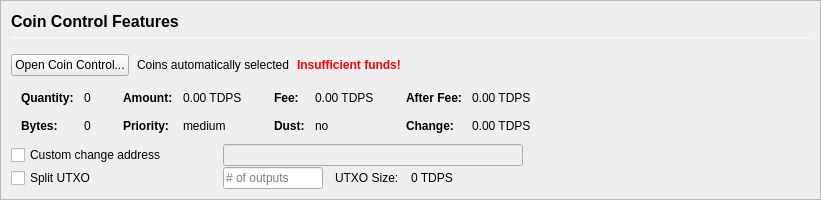
         <widget class="QFrame" name="frameCoinControl">
          <property name="sizePolicy">
           <sizepolicy hsizetype="Expanding" vsizetype="Expanding">
            <horstretch>0</horstretch>
            <verstretch>0</verstretch>
           </sizepolicy>
          </property>
          <property name="maximumSize">
           <size>
            <width>16777215</width>
            <height>16777215</height>
           </size>
          </property>
          <property name="frameShape">
           <enum>QFrame::StyledPanel</enum>
          </property>
          <property name="frameShadow">
           <enum>QFrame::Sunken</enum>
          </property>
          <layout class="QVBoxLayout" name="verticalLayoutCoinControl2">
           <property name="spacing">
            <number>0</number>
           </property>
           <property name="margin">
            <number>0</number>
           </property>
           <item>
            <widget class="QFrame" name="frameCoinControl_BG">
             <layout class="QVBoxLayout" name="verticalLayoutCoinControl" stretch="0,0,0,0,0,0">
              <property name="spacing">
               <number>1</number>
              </property>
              <property name="leftMargin">
               <number>10</number>
              </property>
              <property name="topMargin">
               <number>10</number>
              </property>
              <item>
               <layout class="QHBoxLayout" name="horizontalLayoutCoinControl1">
                <property name="bottomMargin">
                 <number>15</number>
                </property>
                <item>
                 <layout class="QVBoxLayout" name="verticalLayout_3">
                  <property name="spacing">
                   <number>6</number>
                  </property>
                  <item>
                   <widget class="QLabel" name="labelCoinControlFeatures">
                    <property name="sizePolicy">
                     <sizepolicy hsizetype="Preferred" vsizetype="Maximum">
                      <horstretch>0</horstretch>
                      <verstretch>0</verstretch>
                     </sizepolicy>
                    </property>
                    <property name="minimumSize">
                     <size>
                      <width>0</width>
                      <height>20</height>
                     </size>
                    </property>
                    <property name="font">
                     <font>
                      <pointsize>12</pointsize>
                      <weight>75</weight>
                      <bold>true</bold>
                     </font>
                    </property>
                    <property name="styleSheet">
                     <string notr="true">font-weight:bold;</string>
                    </property>
                    <property name="text">
                     <string>Coin Control Features</string>
                    </property>
                   </widget>
                  </item>
                  <item>
                   <widget class="Line" name="line">
                    <property name="minimumSize">
                     <size>
                      <width>0</width>
                      <height>1</height>
                     </size>
                    </property>
                    <property name="maximumSize">
                     <size>
                      <width>16777215</width>
                      <height>1</height>
                     </size>
                    </property>
                    <property name="orientation">
                     <enum>Qt::Horizontal</enum>
                    </property>
                   </widget>
                  </item>
                 </layout>
                </item>
               </layout>
              </item>
              <item>
               <layout class="QHBoxLayout" name="horizontalLayoutCoinControl2" stretch="0,0,0,0">
                <property name="spacing">
                 <number>8</number>
                </property>
                <property name="bottomMargin">
                 <number>10</number>
                </property>
                <item>
                 <widget class="QPushButton" name="pushButtonCoinControl">
                  <property name="styleSheet">
                   <string notr="true"/>
                  </property>
                  <property name="text">
                   <string>Open Coin Control...</string>
                  </property>
                  <property name="autoDefault">
                   <bool>false</bool>
                  </property>
                 </widget>
                </item>
                <item>
                 <widget class="QLabel" name="labelCoinControlAutomaticallySelected">
                  <property name="text">
                   <string>Coins automatically selected</string>
                  </property>
                  <property name="margin">
                   <number>5</number>
                  </property>
                 </widget>
                </item>
                <item>
                 <widget class="QLabel" name="labelCoinControlInsuffFunds">
                  <property name="font">
                   <font>
                    <weight>75</weight>
                    <bold>true</bold>
                   </font>
                  </property>
                  <property name="styleSheet">
                   <string notr="true">color:red;font-weight:bold;</string>
                  </property>
                  <property name="text">
                   <string>Insufficient funds!</string>
                  </property>
                  <property name="margin">
                   <number>5</number>
                  </property>
                 </widget>
                </item>
                <item>
                 <spacer name="horizontalSpacerCoinControl">
                  <property name="orientation">
                   <enum>Qt::Horizontal</enum>
                  </property>
                  <property name="sizeHint" stdset="0">
                   <size>
                    <width>40</width>
                    <height>1</height>
                   </size>
                  </property>
                 </spacer>
                </item>
               </layout>
              </item>
              <item>
               <widget class="QWidget" name="widgetCoinControl" native="true">
                <property name="sizePolicy">
                 <sizepolicy hsizetype="Preferred" vsizetype="Preferred">
                  <horstretch>0</horstretch>
                  <verstretch>0</verstretch>
                 </sizepolicy>
                </property>
                <property name="minimumSize">
                 <size>
                  <width>0</width>
                  <height>0</height>
                 </size>
                </property>
                <property name="styleSheet">
                 <string notr="true"/>
                </property>
                <layout class="QHBoxLayout" name="horizontalLayoutCoinControl5">
                 <property name="margin">
                  <number>0</number>
                 </property>
                 <item>
                  <layout class="QHBoxLayout" name="horizontalLayoutCoinControl3" stretch="0,0,0,1">
                   <property name="spacing">
                    <number>20</number>
                   </property>
                   <property name="topMargin">
                    <number>0</number>
                   </property>
                   <property name="bottomMargin">
                    <number>10</number>
                   </property>
                   <item>
                    <layout class="QFormLayout" name="formLayoutCoinControl1">
                     <property name="horizontalSpacing">
                      <number>10</number>
                     </property>
                     <property name="verticalSpacing">
                      <number>14</number>
                     </property>
                     <property name="leftMargin">
                      <number>10</number>
                     </property>
                     <property name="topMargin">
                      <number>4</number>
                     </property>
                     <property name="rightMargin">
                      <number>6</number>
                     </property>
                     <item row="0" column="0">
                      <widget class="QLabel" name="labelCoinControlQuantityText">
                       <property name="font">
                        <font>
                         <weight>75</weight>
                         <bold>true</bold>
                        </font>
                       </property>
                       <property name="text">
                        <string>Quantity:</string>
                       </property>
                       <property name="margin">
                        <number>0</number>
                       </property>
                      </widget>
                     </item>
                     <item row="0" column="1">
                      <widget class="QLabel" name="labelCoinControlQuantity">
                       <property name="cursor">
                        <cursorShape>IBeamCursor</cursorShape>
                       </property>
                       <property name="contextMenuPolicy">
                        <enum>Qt::ActionsContextMenu</enum>
                       </property>
                       <property name="text">
                        <string notr="true">0</string>
                       </property>
                       <property name="margin">
                        <number>0</number>
                       </property>
                       <property name="textInteractionFlags">
                        <set>Qt::LinksAccessibleByMouse|Qt::TextSelectableByKeyboard|Qt::TextSelectableByMouse</set>
                       </property>
                      </widget>
                     </item>
                     <item row="1" column="0">
                      <widget class="QLabel" name="labelCoinControlBytesText">
                       <property name="font">
                        <font>
                         <weight>75</weight>
                         <bold>true</bold>
                        </font>
                       </property>
                       <property name="text">
                        <string>Bytes:</string>
                       </property>
                      </widget>
                     </item>
                     <item row="1" column="1">
                      <widget class="QLabel" name="labelCoinControlBytes">
                       <property name="cursor">
                        <cursorShape>IBeamCursor</cursorShape>
                       </property>
                       <property name="contextMenuPolicy">
                        <enum>Qt::ActionsContextMenu</enum>
                       </property>
                       <property name="text">
                        <string notr="true">0</string>
                       </property>
                       <property name="textInteractionFlags">
                        <set>Qt::LinksAccessibleByMouse|Qt::TextSelectableByKeyboard|Qt::TextSelectableByMouse</set>
                       </property>
                      </widget>
                     </item>
                    </layout>
                   </item>
                   <item>
                    <layout class="QFormLayout" name="formLayoutCoinControl2">
                     <property name="horizontalSpacing">
                      <number>10</number>
                     </property>
                     <property name="verticalSpacing">
                      <number>14</number>
                     </property>
                     <property name="leftMargin">
                      <number>6</number>
                     </property>
                     <property name="topMargin">
                      <number>4</number>
                     </property>
                     <property name="rightMargin">
                      <number>6</number>
                     </property>
                     <item row="0" column="0">
                      <widget class="QLabel" name="labelCoinControlAmountText">
                       <property name="font">
                        <font>
                         <weight>75</weight>
                         <bold>true</bold>
                        </font>
                       </property>
                       <property name="text">
                        <string>Amount:</string>
                       </property>
                       <property name="margin">
                        <number>0</number>
                       </property>
                      </widget>
                     </item>
                     <item row="0" column="1">
                      <widget class="QLabel" name="labelCoinControlAmount">
                       <property name="cursor">
                        <cursorShape>IBeamCursor</cursorShape>
                       </property>
                       <property name="contextMenuPolicy">
                        <enum>Qt::ActionsContextMenu</enum>
                       </property>
                       <property name="text">
                        <string notr="true">0.00 TDPS</string>
                       </property>
                       <property name="textInteractionFlags">
                        <set>Qt::LinksAccessibleByMouse|Qt::TextSelectableByKeyboard|Qt::TextSelectableByMouse</set>
                       </property>
                      </widget>
                     </item>
                     <item row="1" column="0">
                      <widget class="QLabel" name="labelCoinControlPriorityText">
                       <property name="font">
                        <font>
                         <weight>75</weight>
                         <bold>true</bold>
                        </font>
                       </property>
                       <property name="text">
                        <string>Priority:</string>
                       </property>
                      </widget>
                     </item>
                     <item row="1" column="1">
                      <widget class="QLabel" name="labelCoinControlPriority">
                       <property name="cursor">
                        <cursorShape>IBeamCursor</cursorShape>
                       </property>
                       <property name="contextMenuPolicy">
                        <enum>Qt::ActionsContextMenu</enum>
                       </property>
                       <property name="text">
                        <string>medium</string>
                       </property>
                       <property name="textInteractionFlags">
                        <set>Qt::LinksAccessibleByMouse|Qt::TextSelectableByKeyboard|Qt::TextSelectableByMouse</set>
                       </property>
                      </widget>
                     </item>
                    </layout>
                   </item>
                   <item>
                    <layout class="QFormLayout" name="formLayoutCoinControl3">
                     <property name="horizontalSpacing">
                      <number>10</number>
                     </property>
                     <property name="verticalSpacing">
                      <number>14</number>
                     </property>
                     <property name="leftMargin">
                      <number>6</number>
                     </property>
                     <property name="topMargin">
                      <number>4</number>
                     </property>
                     <property name="rightMargin">
                      <number>6</number>
                     </property>
                     <item row="0" column="0">
                      <widget class="QLabel" name="labelCoinControlFeeText">
                       <property name="font">
                        <font>
                         <weight>75</weight>
                         <bold>true</bold>
                        </font>
                       </property>
                       <property name="text">
                        <string>Fee:</string>
                       </property>
                       <property name="margin">
                        <number>0</number>
                       </property>
                      </widget>
                     </item>
                     <item row="0" column="1">
                      <widget class="QLabel" name="labelCoinControlFee">
                       <property name="cursor">
                        <cursorShape>IBeamCursor</cursorShape>
                       </property>
                       <property name="contextMenuPolicy">
                        <enum>Qt::ActionsContextMenu</enum>
                       </property>
                       <property name="text">
                        <string notr="true">0.00 TDPS</string>
                       </property>
                       <property name="textInteractionFlags">
                        <set>Qt::LinksAccessibleByMouse|Qt::TextSelectableByKeyboard|Qt::TextSelectableByMouse</set>
                       </property>
                      </widget>
                     </item>
                     <item row="1" column="0">
                      <widget class="QLabel" name="labelCoinControlLowOutputText">
                       <property name="font">
                        <font>
                         <weight>75</weight>
                         <bold>true</bold>
                        </font>
                       </property>
                       <property name="text">
                        <string>Dust:</string>
                       </property>
                      </widget>
                     </item>
                     <item row="1" column="1">
                      <widget class="QLabel" name="labelCoinControlLowOutput">
                       <property name="cursor">
                        <cursorShape>IBeamCursor</cursorShape>
                       </property>
                       <property name="contextMenuPolicy">
                        <enum>Qt::ActionsContextMenu</enum>
                       </property>
                       <property name="text">
                        <string>no</string>
                       </property>
                       <property name="textInteractionFlags">
                        <set>Qt::LinksAccessibleByMouse|Qt::TextSelectableByKeyboard|Qt::TextSelectableByMouse</set>
                       </property>
                      </widget>
                     </item>
                    </layout>
                   </item>
                   <item>
                    <layout class="QFormLayout" name="formLayoutCoinControl4">
                     <property name="horizontalSpacing">
                      <number>10</number>
                     </property>
                     <property name="verticalSpacing">
                      <number>14</number>
                     </property>
                     <property name="leftMargin">
                      <number>6</number>
                     </property>
                     <property name="topMargin">
                      <number>4</number>
                     </property>
                     <property name="rightMargin">
                      <number>6</number>
                     </property>
                     <item row="0" column="0">
                      <widget class="QLabel" name="labelCoinControlAfterFeeText">
                       <property name="font">
                        <font>
                         <weight>75</weight>
                         <bold>true</bold>
                        </font>
                       </property>
                       <property name="text">
                        <string>After Fee:</string>
                       </property>
                       <property name="margin">
                        <number>0</number>
                       </property>
                      </widget>
                     </item>
                     <item row="0" column="1">
                      <widget class="QLabel" name="labelCoinControlAfterFee">
                       <property name="cursor">
                        <cursorShape>IBeamCursor</cursorShape>
                       </property>
                       <property name="contextMenuPolicy">
                        <enum>Qt::ActionsContextMenu</enum>
                       </property>
                       <property name="text">
                        <string notr="true">0.00 TDPS</string>
                       </property>
                       <property name="textInteractionFlags">
                        <set>Qt::LinksAccessibleByMouse|Qt::TextSelectableByKeyboard|Qt::TextSelectableByMouse</set>
                       </property>
                      </widget>
                     </item>
                     <item row="1" column="0">
                      <widget class="QLabel" name="labelCoinControlChangeText">
                       <property name="font">
                        <font>
                         <weight>75</weight>
                         <bold>true</bold>
                        </font>
                       </property>
                       <property name="text">
                        <string>Change:</string>
                       </property>
                      </widget>
                     </item>
                     <item row="1" column="1">
                      <widget class="QLabel" name="labelCoinControlChange">
                       <property name="cursor">
                        <cursorShape>IBeamCursor</cursorShape>
                       </property>
                       <property name="contextMenuPolicy">
                        <enum>Qt::ActionsContextMenu</enum>
                       </property>
                       <property name="text">
                        <string notr="true">0.00 TDPS</string>
                       </property>
                       <property name="textInteractionFlags">
                        <set>Qt::LinksAccessibleByMouse|Qt::TextSelectableByKeyboard|Qt::TextSelectableByMouse</set>
                       </property>
                      </widget>
                     </item>
                    </layout>
                   </item>
                  </layout>
                 </item>
                </layout>
               </widget>
              </item>
              <item>
               <layout class="QHBoxLayout" name="horizontalLayoutCoinControl4">
                <property name="spacing">
                 <number>12</number>
                </property>
                <property name="sizeConstraint">
                 <enum>QLayout::SetDefaultConstraint</enum>
                </property>
                <property name="topMargin">
                 <number>0</number>
                </property>
                <property name="rightMargin">
                 <number>0</number>
                </property>
                <item>
                 <widget class="QCheckBox" name="checkBoxCoinControlChange">
                  <property name="sizePolicy">
                   <sizepolicy hsizetype="Preferred" vsizetype="Preferred">
                    <horstretch>0</horstretch>
                    <verstretch>0</verstretch>
                   </sizepolicy>
                  </property>
                  <property name="minimumSize">
                   <size>
                    <width>200</width>
                    <height>0</height>
                   </size>
                  </property>
                  <property name="maximumSize">
                   <size>
                    <width>200</width>
                    <height>16777215</height>
                   </size>
                  </property>
                  <property name="toolTip">
                   <string>If this is activated, but the change address is empty or invalid, change will be sent to a newly generated address.</string>
                  </property>
                  <property name="text">
                   <string>Custom change address</string>
                  </property>
                 </widget>
                </item>
                <item>
                 <widget class="QValidatedLineEdit" name="lineEditCoinControlChange">
                  <property name="enabled">
                   <bool>false</bool>
                  </property>
                  <property name="sizePolicy">
                   <sizepolicy hsizetype="Preferred" vsizetype="Preferred">
                    <horstretch>0</horstretch>
                    <verstretch>0</verstretch>
                   </sizepolicy>
                  </property>
                  <property name="minimumSize">
                   <size>
                    <width>300</width>
                    <height>0</height>
                   </size>
                  </property>
                 </widget>
                </item>
                <item>
                 <widget class="QLabel" name="labelCoinControlChangeLabel">
                  <property name="sizePolicy">
                   <sizepolicy hsizetype="Preferred" vsizetype="Preferred">
                    <horstretch>0</horstretch>
                    <verstretch>0</verstretch>
                   </sizepolicy>
                  </property>
                  <property name="minimumSize">
                   <size>
                    <width>100</width>
                    <height>0</height>
                   </size>
                  </property>
                  <property name="text">
                   <string/>
                  </property>
                  <property name="margin">
                   <number>3</number>
                  </property>
                 </widget>
                </item>
               </layout>
              </item>
              <item>
               <layout class="QHBoxLayout" name="horizontalLayoutCoinControl6">
                <property name="spacing">
                 <number>12</number>
                </property>
                <property name="rightMargin">
                 <number>0</number>
                </property>
                <item>
                 <widget class="QCheckBox" name="splitBlockCheckBox">
                  <property name="sizePolicy">
                   <sizepolicy hsizetype="Preferred" vsizetype="Preferred">
                    <horstretch>0</horstretch>
                    <verstretch>0</verstretch>
                   </sizepolicy>
                  </property>
                  <property name="minimumSize">
                   <size>
                    <width>200</width>
                    <height>0</height>
                   </size>
                  </property>
                  <property name="maximumSize">
                   <size>
                    <width>200</width>
                    <height>16777215</height>
                   </size>
                  </property>
                  <property name="text">
                   <string>Split UTXO</string>
                  </property>
                 </widget>
                </item>
                <item>
                 <widget class="QLineEdit" name="splitBlockLineEdit">
                  <property name="sizePolicy">
                   <sizepolicy hsizetype="Preferred" vsizetype="Preferred">
                    <horstretch>50</horstretch>
                    <verstretch>0</verstretch>
                   </sizepolicy>
                  </property>
                  <property name="minimumSize">
                   <size>
                    <width>100</width>
                    <height>0</height>
                   </size>
                  </property>
                  <property name="maximumSize">
                   <size>
                    <width>100</width>
                    <height>16777215</height>
                   </size>
                  </property>
                  <property name="placeholderText">
                   <string># of outputs</string>
                  </property>
                 </widget>
                </item>
                <item>
                 <widget class="QLabel" name="labelBlockSizeText">
                  <property name="text">
                   <string>UTXO Size:</string>
                  </property>
                 </widget>
                </item>
                <item>
                 <widget class="QLabel" name="labelBlockSize">
                  <property name="text">
                   <string>0 TDPS</string>
                  </property>
                 </widget>
                </item>
                <item>
                 <spacer name="horizontalSpacer_7">
                  <property name="orientation">
                   <enum>Qt::Horizontal</enum>
                  </property>
                  <property name="sizeHint" stdset="0">
                   <size>
                    <width>40</width>
                    <height>20</height>
                   </size>
                  </property>
                 </spacer>
                </item>
               </layout>
              </item>
              <item>
               <spacer name="verticalSpacerCoinControl">
                <property name="orientation">
                 <enum>Qt::Vertical</enum>
                </property>
                <property name="sizeHint" stdset="0">
                 <size>
                  <width>800</width>
                  <height>1</height>
                 </size>
                </property>
               </spacer>
              </item>
             </layout>
            </widget>
           </item>
          </layout>
         </widget>
